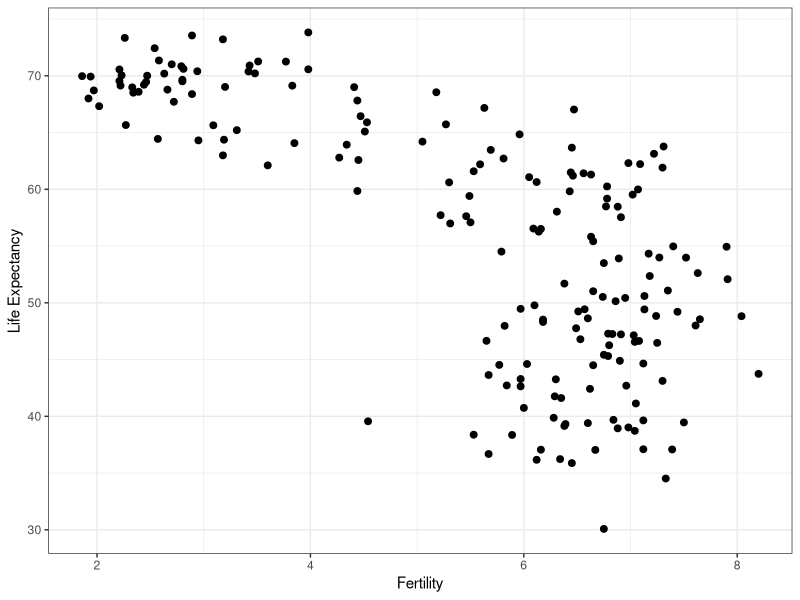
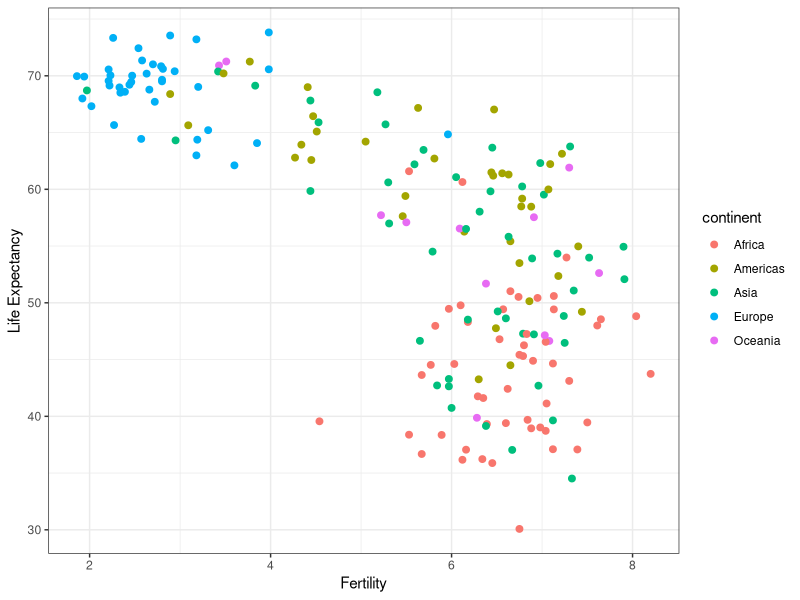
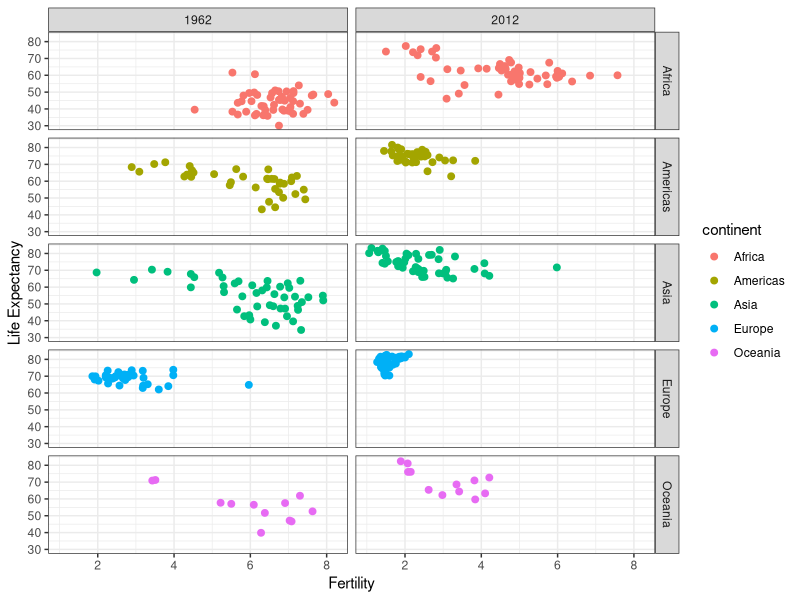
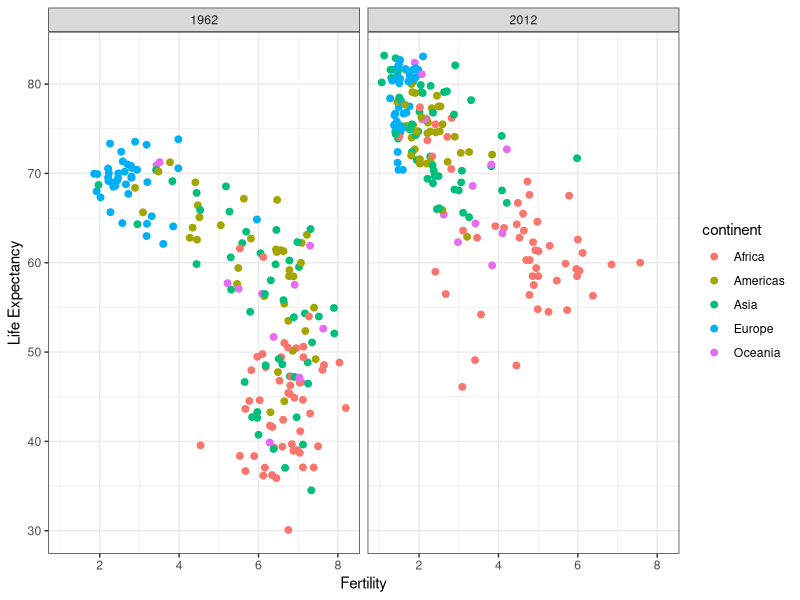
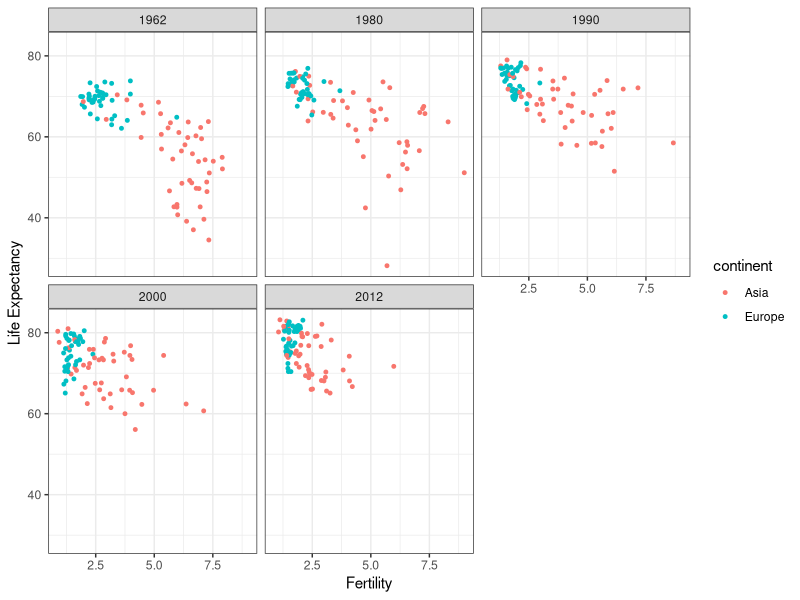
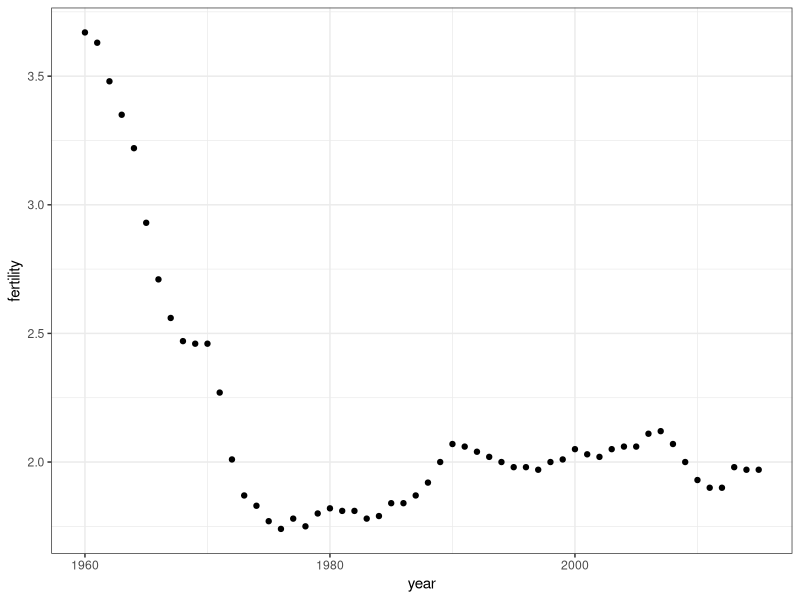
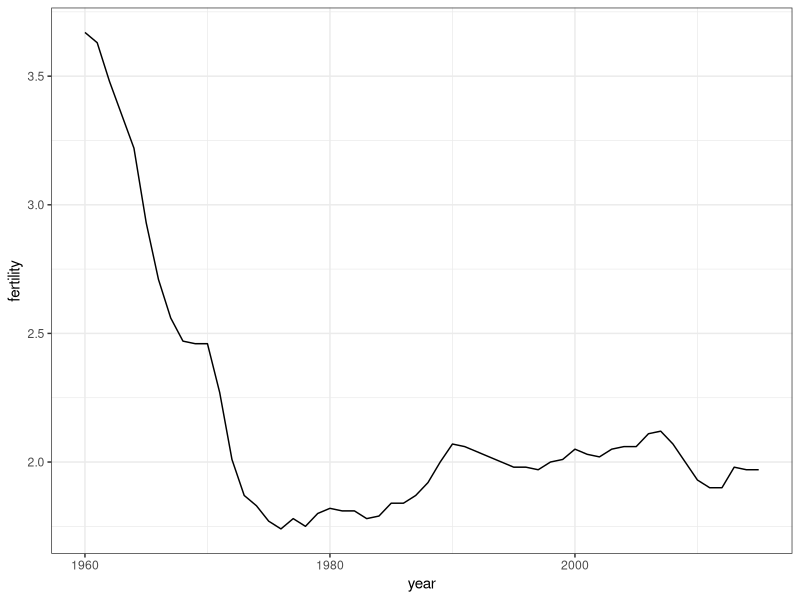
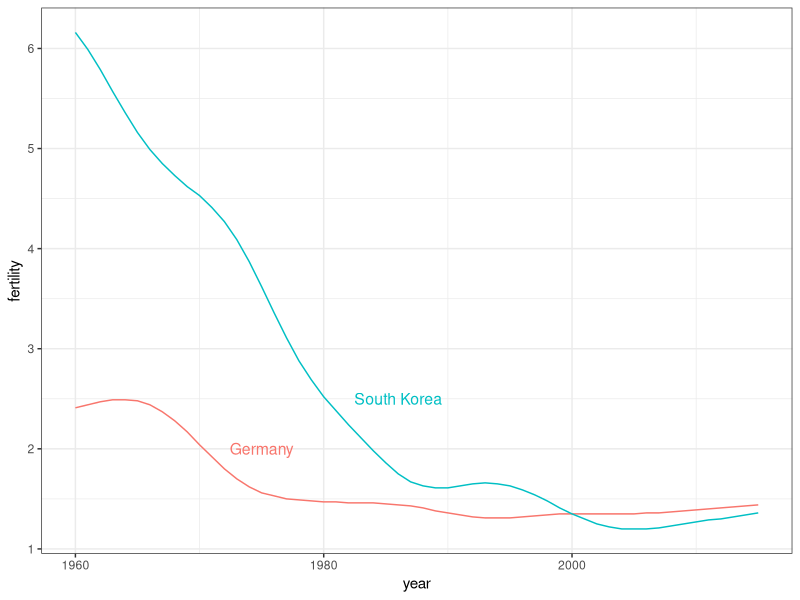

The R script that drew these images, in order:
## ---- chunk 1
library(dslabs)
library(tidyverse)
data(gapminder)
gapminder %>% head()
str(gapminder)
## ---- chunk 2
gapminder <- gapminder %>% mutate(gdp_pc = gdp / population, dollars_per_day = gdp_pc/365)
head(gapminder)
## ---- chunk 3
countries <- c("Sri Lanka","Turkey","Poland","South Korea","Malaysia","Russia","Pakistan","Vietnam","Thailand","South Africa")
mortality <- data.frame()
for (i in seq(1,10,2)) {
    mortality1 <- gapminder %>%
        filter(year == 2015 & country %in% countries[c(i,i+1)]) %>%
        select(country, infant_mortality)
    mortality1 <- cbind(mortality1[1,], mortality1[2,])
    mortality1 <- mortality1[-2,]
    mortality <- rbind.data.frame(mortality,mortality1)
}
names(mortality) <- c("Country1", "Mortality1", "Country2", "Mortality2")
mortality
## ---- chunk 4
ds_theme_set()
gapminder %>%
    filter(year == 1962) %>%
    ggplot(aes(fertility, life_expectancy)) +
    geom_point(size = 2) +
    ylab("Life Expectancy") +
    xlab("Fertility")
## ---- chunk 5
gapminder %>%
    filter(year == 1962) %>%
    ggplot(aes(fertility, life_expectancy, col = continent)) +
    geom_point(size = 2) +
    ylab("Life Expectancy") +
    xlab("Fertility")
## ---- chunk 6
gapminder %>% filter(year %in% c("1962", "2012")) %>%
    ggplot(aes(fertility, life_expectancy, col = continent)) +
    geom_point(size = 2) +
    facet_grid(continent ~ year) +
    ylab("Life Expectancy") +
    xlab("Fertility")
## ---- chunk 7
gapminder %>% filter(year %in% c("1962", "2012")) %>%
    ggplot(aes(fertility, life_expectancy, col = continent)) +
    geom_point(size = 2) +
    facet_grid(.~ year) +
    ylab("Life Expectancy") +
    xlab("Fertility")
## ---- chunk 8
y <- c("1962", "1980", "1990", "2000", "2012")
c <- c("Europe", "Asia")
gapminder %>% filter(year %in% y & continent %in% c) %>%
    ggplot(aes(fertility, life_expectancy, col = continent)) +
    geom_point(size = 1) +
    facet_wrap(~year) +
    ylab("Life Expectancy") +
    xlab("Fertility")
## ---- chunk 9
gapminder %>%
    filter(country == "United States", !is.na(fertility)) %>%
    ggplot(aes(year, fertility)) +
    geom_point()
## ---- chunk 10
gapminder %>%
    filter(country == "United States", !is.na(fertility)) %>%
    ggplot(aes(year, fertility)) +
    geom_line()
## ---- chunk 11
countries <- c("South Korea", "Germany")
labels <- data.frame(country = countries, x = c(1986, 1975), y = c(2.5,2.0))
gapminder %>% filter(country %in% countries & !is.na(fertility)) %>%
    ggplot(aes(year, fertility, col = country)) +
    geom_text(data = labels, aes(x, y, label = country), size = 4) +
    theme(legend.position = "none") +
    geom_line()
## ---- chunk 12
labels <- data.frame(country = countries, x = c(1975,1965), y = c(60,72))
gapminder %>%
filter(country %in% countries) %>%
ggplot(aes(year, life_expectancy, col = country)) +
geom_line() +
geom_text(data = labels, aes(x, y, label = country), size = 5) +
theme(legend.position = "none")
